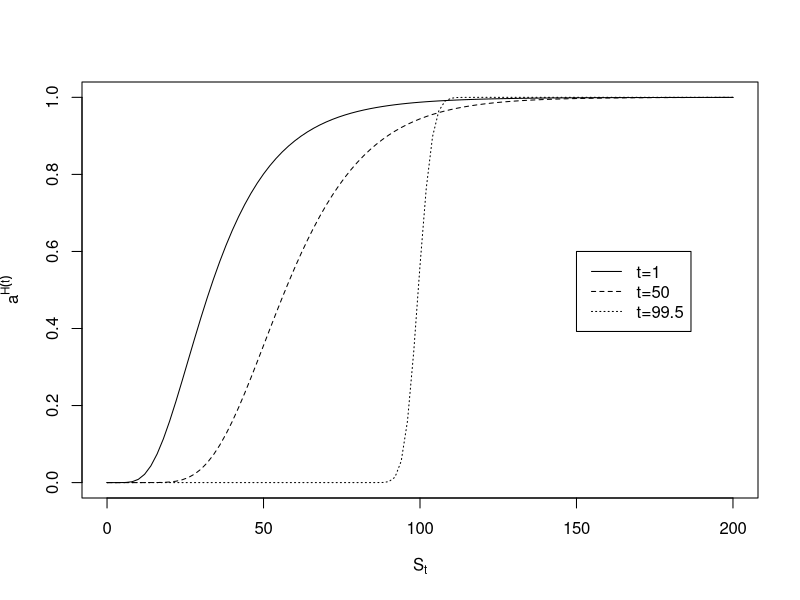

R code for this plot:
delta <- function(x) {
      d2 <- (log(x/K) + (r - 0.5 * sigma^2) * (T - t))/(sigma *
                                                         sqrt(T - t))
      d1 <- d2 + sigma * sqrt(T - t)
      pnorm(d1)
       }
r <- 0.01
K <- 100
T <- 100
sigma <- 0.05
t <- 1
curve(delta, 0, 200, xlab = expression(S[t]),
         ylab = expression(delta = a^H(t)))
t <- 50
curve(delta, 0, 200, lty = 2, add = TRUE)
t <- 99.5
curve(delta, 0, 200, lty = 3, add = TRUE)
legend(150, 0.6, c("t=1", "t=50", "t=99.5"), lty = 1:3)